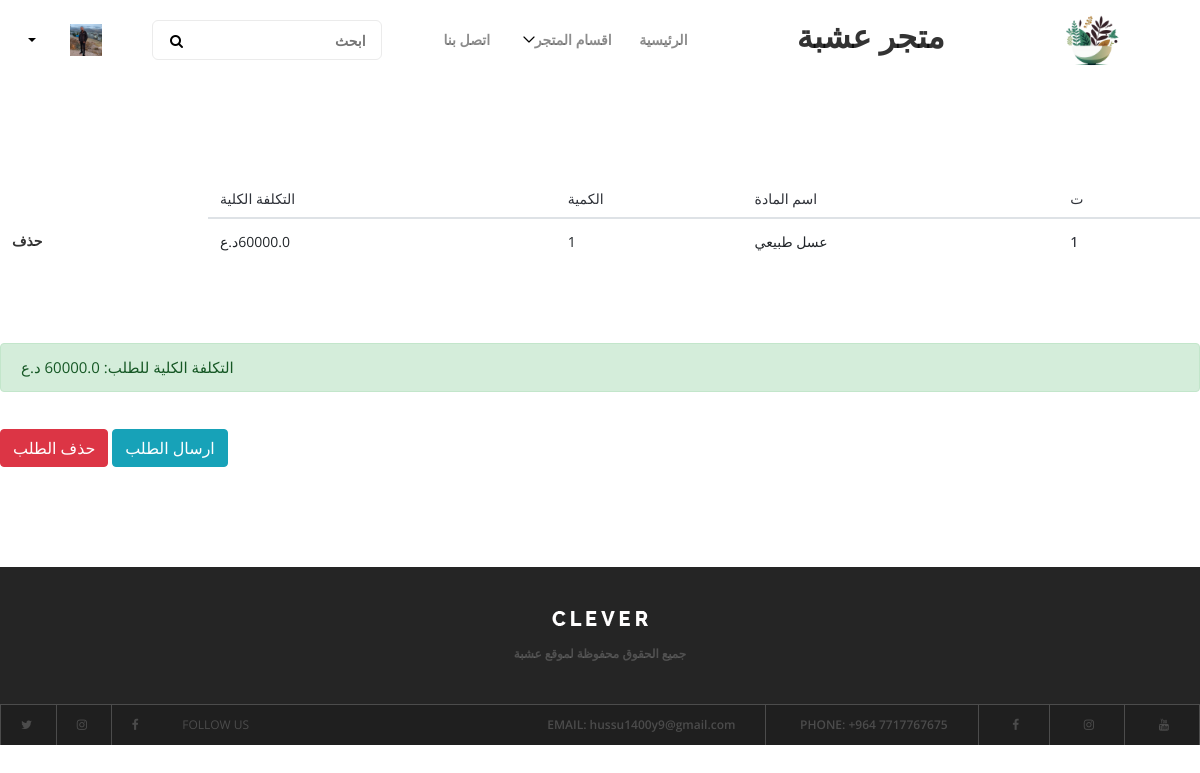
Page /myorder/ (signed in) on the earlier database version.
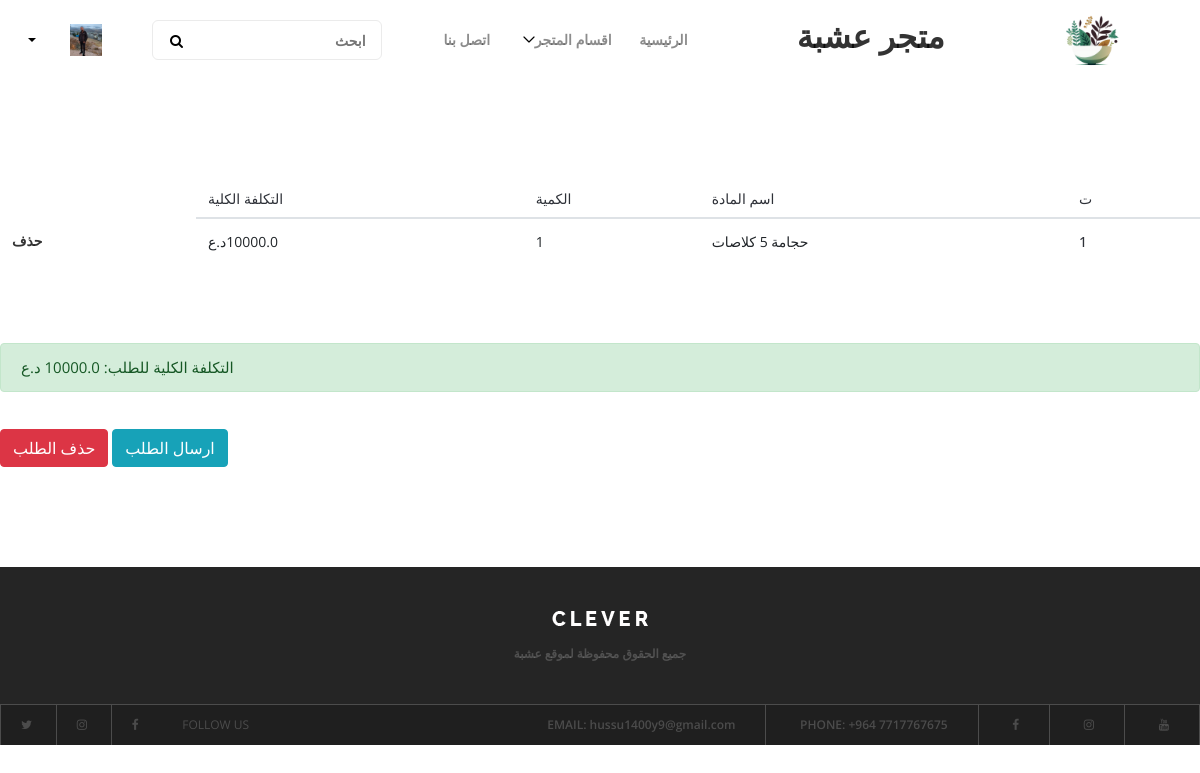
Same page on the later database version.
### ordering/models.py (models this page shows, shortened)
class Items(models.Model):
    name = models.ForeignKey(Product, on_delete=models.CASCADE)
    quantity = models.IntegerField()

### products/models.py (models this page shows, shortened)
class Product(models.Model):
    prd_name = models.CharField(max_length=500, verbose_name="اسم المنتج")
    prd_price = models.FloatField(verbose_name="السعر",default=0)
    description = models.CharField(max_length=1500,verbose_name="الوصف")
    img = models.ImageField( upload_to="media/prd/", default='media/prd/default.png', verbose_name="صورة المنتج")
    up_date = models.DateField(auto_now=False, auto_now_add=True,verbose_name="تاريخ الرفع")
    recommended = models.BooleanField(verbose_name="يعرض على الرئيسية")
    sold = models.BooleanField(verbose_name="مباع")
    discount = models.IntegerField(verbose_name="الخصم", default=0)
    cat_id = models.ForeignKey(Category, on_delete=models.CASCADE,verbose_name="القسم",null=True)
    slug = models.SlugField(verbose_name="Slug",blank=True , null=True)
    total = models.FloatField(verbose_name="السعر الكلي",default=0)

### ordering/views.py (the view)
# urls.py: path('myorder/',myorder,name="myorder"),
def myorder(request):
    category = Category.objects.all()
    if request.user.is_authenticated:
        user = Profile.objects.get(user_id= request.user)
    else:
        user="زائر"
    order = Order.objects.filter(user=request.user, ordered=False)
    if order.exists():
        total = order[0].get_total()
        itt = order[0].items.all()
        return render(request, "myorders.html",{'users':user,'order':itt,'total':total,'cats':category})
    else:
        return render(request, "myorders.html",{'users':user,'cats':category})

### ordering/models.py (called while the page is built)
    def get_total(self):
        total = 0
        for order_item in self.items.all():
            total += order_item.name.total*order_item.quantity
        return total

### ordering/templates/myorders.html
{% extends 'base.html' %}
                {% block container %}
                {% if order %}
                <div class="table-responsive">
                    <table class="table card-table table-vcenter text-nowrap">
                        <thead >
                            <tr>
                                <th>ت</th>
                                <th>اسم المادة</th>
                                <th>الكمية</th>
                                <th>التكلفة الكلية</th>
                            </tr>
                        </thead>
                        <tbody>
                        {% for i in order %}
                            <tr>
                                <th scope="row">{{forloop.counter}}</th>
                                <td>{{i.name.prd_name}}</td>
                                <td>{{i.quantity}}</td>
                                <td>{{i.name.total}}د.ع</td>
                                <td><a href="/del/{{i.id}}"> حذف </a></td>
                            </tr>
{% endfor %}
                        </tbody>
                    </table>
                </div>
                <br>
            <br>
            <br>
            <div class="alert alert-success" role="alert">
                التكلفة الكلية للطلب: {{total}} د.ع
              </div>
    <br>
    <div >
        <button class="btn btn-info" onclick="window.location.href={% url 'sendorder' %}">ارسال الطلب</button>
        <button  class="btn btn-danger" onclick="window.location.href={% url 'delorder' %}">حذف الطلب</button>
    </div>
               {% else %}
               <div class="d-flex align-items-center justify-content-center p-3">
               <h1>لا يوجد لديك طلبات</h1></div>
                {% endif %}
				{% endblock container %}

Differences in the rows shown:
removed Items: name.prd_name "عسل طبيعي", quantity "1", name.total "60000.0"
added Items: name.prd_name "حجامة 5 كلاصات", quantity "1", name.total "10000.0"
